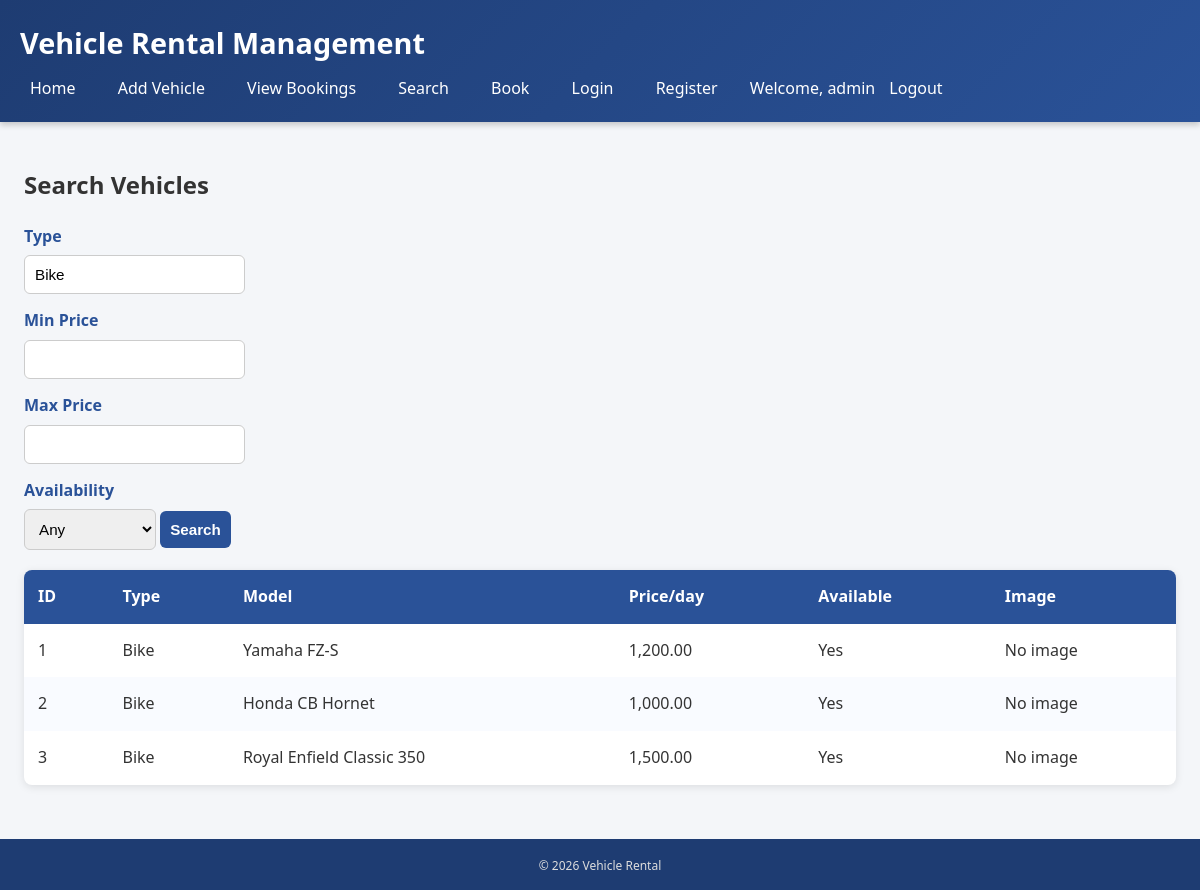
The app's page /public/search.php?type=Bike (signed in) with its own data.
### tables this page shows
CREATE TABLE `vehicles` (
  `id` int(11) NOT NULL,
  `type` varchar(50) NOT NULL,
  `model` varchar(50) NOT NULL,
  `rent_price` decimal(10,2) NOT NULL,
  `available` tinyint(1) NOT NULL DEFAULT 1,
  `image` varchar(255) DEFAULT NULL
);

### includes/functions.php (called while the page is built, shortened)
<?php
function e($str) {
    return htmlspecialchars((string)$str, ENT_QUOTES, 'UTF-8');
}

### public/search.php (the view, shortened to what this page needs)
<?php
require_once __DIR__ . '/../config/db.php';
require_once __DIR__ . '/../includes/functions.php';
require_once __DIR__ . '/../includes/header.php';
$type = trim($_GET['type'] ?? '');
$min_price = trim($_GET['min_price'] ?? '');
$max_price = trim($_GET['max_price'] ?? '');
$query = "SELECT id, type, model, rent_price, available FROM vehicles WHERE 1=1";
$params = [];
if ($type !== '') {
    $query .= " AND LOWER(type) LIKE LOWER(?)";
    $params[] = "%$type%";
}
$stmt = $pdo->prepare($query);
$stmt->execute($params);
$results = $stmt->fetchAll();
?>
<h2>Search Vehicles</h2>
<form method="get">
    <label>Type</label>
    <input type="text" name="type" value="<?php echo e($type); ?>" placeholder="Car, Bike, Scooter">
    <label>Min Price</label>
    <input type="number" step="0.01" name="min_price" value="<?php echo e($min_price); ?>">
    <label>Max Price</label>
    <input type="number" step="0.01" name="max_price" value="<?php echo e($max_price); ?>">
    <label>Availability</label>
    <select name="availability">
        <option value="">Any</option>
    </select>
    <button type="submit">Search</button>
</form>
<?php if (!empty($results)): ?>
<table>
    <thead>
        <tr>
            <th>ID</th><th>Type</th><th>Model</th><th>Price/day</th><th>Available</th><th>Image</th>
        </tr>
    </thead>
    <tbody>
        <?php foreach ($results as $v): ?>
        <tr>
            <td><?php echo e($v['id']); ?></td>
            <td><?php echo e($v['type']); ?></td>
            <td><?php echo e($v['model']); ?></td>
            <td><?php echo e(number_format($v['rent_price'], 2)); ?></td>
            <td><?php echo $v['available'] ? 'Yes' : 'No'; ?></td>
            <td>
                <?php if (!empty($v['image'])): ?>
                    <img src="<?php echo '/vehicle_rental' . e($v['image']); ?>" alt="Vehicle Image" width="120">
                <?php else: ?>
                    No image
                <?php endif; ?>
            </td>
        </tr>
        <?php endforeach; ?>
    </tbody>
</table>
<?php else: ?>
<p>No results found.</p>
<?php endif; ?>
<?php require_once __DIR__ . '/../includes/footer.php'; ?>

### assets/css/style.css (style rules this page uses)
body { font-family: 'Segoe UI', Arial, sans-serif; margin: 0; padding: 0; background: #f4f6f9; color: #333; line-height: 1.6; }
table { border-collapse: collapse; width: 100%; margin-top: 20px; background: #fff; border-radius: 8px; overflow: hidden; box-shadow: 0 2px 8px rgba(0,0,0,0.1); }
th, td { padding: 14px; text-align: left; }
th { background: #2a5298; color: #fff; font-weight: 600; }
tr:nth-child(even) { background: #f9fbff; }
label { display: block; margin-top: 14px; font-weight: 600; color: #2a5298; }
input, select, button { padding: 10px; margin-top: 6px; border: 1px solid #ccc; border-radius: 6px; font-size: 0.95rem; transition: border-color 0.3s, box-shadow 0.3s; }
button { background: #2a5298; color: #fff; border: none; cursor: pointer; font-weight: 600; border-radius: 6px; transition: background 0.3s, transform 0.2s; }

### records on screen
vehicles: id "1", type "Bike", model "Yamaha FZ-S", rent_price "1,200.00", available "Yes"
vehicles: id "2", type "Bike", model "Honda CB Hornet", rent_price "1,000.00", available "Yes"
vehicles: id "3", type "Bike", model "Royal Enfield Classic 350", rent_price "1,500.00", available "Yes"

### other values on screen
$_SESSION['username'] "admin"
